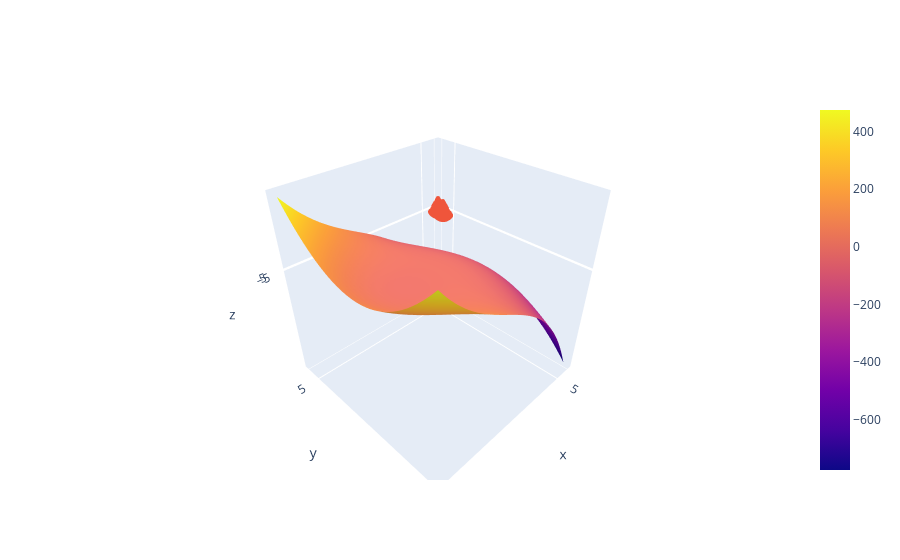

Source (notebook cell):
### Code cell
import plotly.graph_objects as go
import numpy as np

f = lambda x,y: 2*y**3 - 6*y**2 + 3*x**2*y
xrange = np.linspace(-5,5,50)
yrange = np.linspace(-5,5,50)

z1 = np.zeros((50,50))

for i in range(len(xrange)):
    for j in range(len(yrange)):
        z1[i][j] = f(xrange[i],yrange[j])


fig = go.Figure(data=[go.Surface(z=z1)])
fig.add_scatter3d(x = np.array([0,0]), y = np.array([0,2]), z = np.array([f(0,0),f(0,2)]), mode = 'markers')
fig.update_layout(scene = dict(
                    xaxis = dict(tickvals= [-5,5], nticks = 4),
                    yaxis = dict(tickvals= [-5,5], nticks = 4),
                    zaxis = dict(tickvals= [-5,5], nticks = 4))
                  )

fig.show()

### Figure 1 — Plotly figure (JSON) as saved in the notebook; plotly's stock layout.template omitted (floating-point values rounded to 4 significant figures; data arrays with more than 128 entries replaced by an {"elided": "..."} marker saying what was removed)
{"data": [{"type": "surface", "z": {"elided": "50x50 float values"}}, {"mode": "markers", "type": "scatter3d", "x": [0, 0], "y": [0, 2], "z": [0, -8]}], "layout": {"scene": {"xaxis": {"nticks": 4, "tickvals": [-5, 5]}, "yaxis": {"nticks": 4, "tickvals": [-5, 5]}, "zaxis": {"nticks": 4, "tickvals": [-5, 5]}}}}
